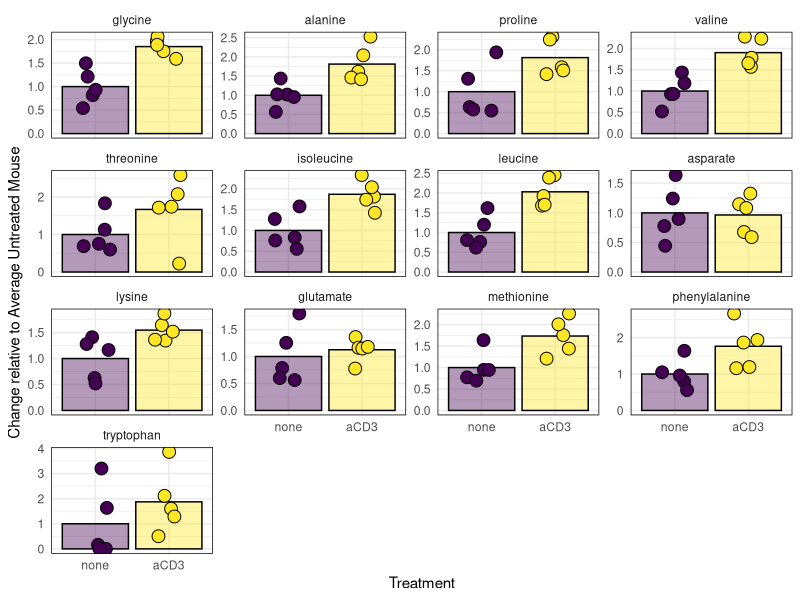
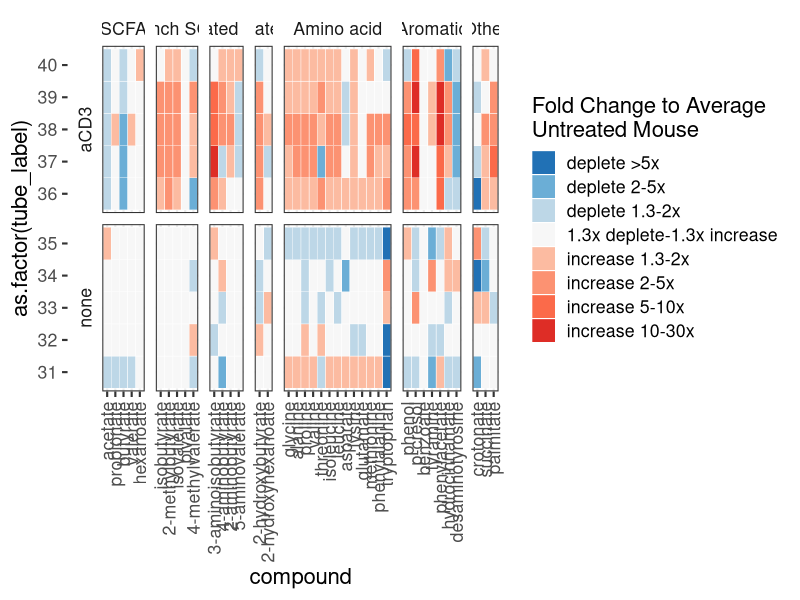
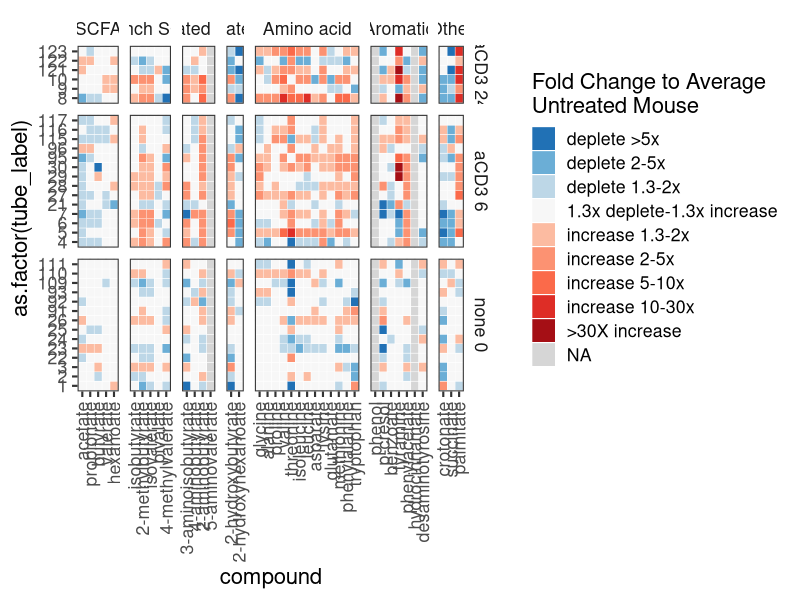
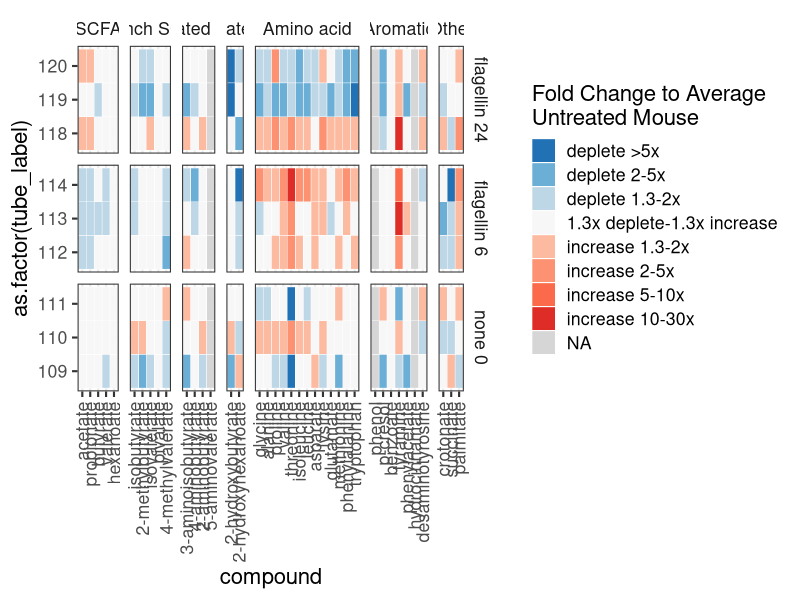
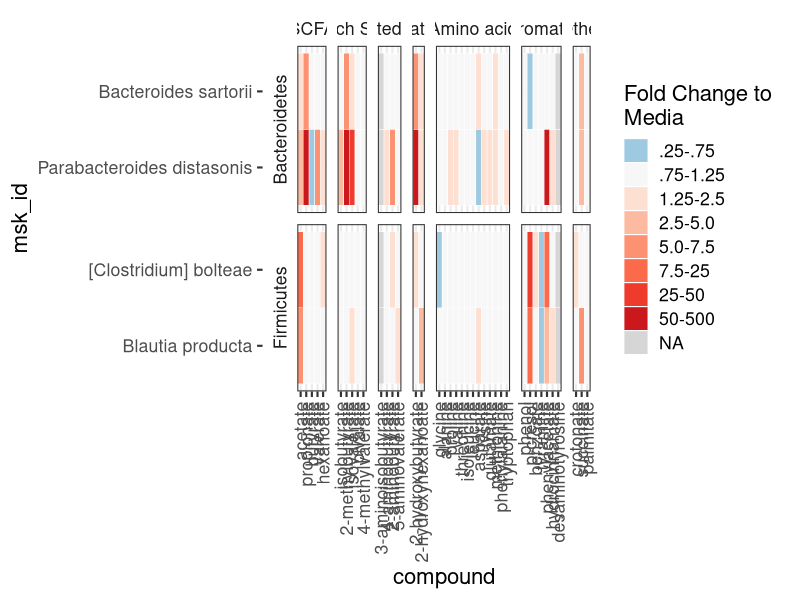

Write R code to recreate these figures, in order. (Note: this script raises an error after producing the figures.)
# Metabolomics Analysis Becattini S. et al Cell Host & Microbe

# 0. Prep: Load Packages -----------------------------------------------------------
library(tidyr)
library(dplyr)
library(cowplot)
library(ggplot2)
library(viridis)
library(reshape2)
library(scales)
library("RColorBrewer")

setwd('/Users/becattis/Desktop/CHM revision/Scripts to be uploaded/Matt/')
# 0. Prep: Functions and Colors ----------------------------------------------------


'%!in%' <- function(x,y)!('%in%'(x,y))

# Load Heatmap colors
  bin_values <- read.csv(file="bin_values.csv",header=TRUE,sep=",")
  bin_values$bin_value <- as.character(bin_values$bin_value)
  bin_values$color <- as.character(bin_values$color)
  bin.colors <- bin_values$color
  names(bin.colors) <- bin_values$bin_value

# 0. Prep: Load Compounds/Metadata -------------------------------------------------

# Load compound information
  master_compound_list<- read.csv(file="master_compound_list.csv",header=TRUE,sep=",")%>%
    select(-X)

# Load metadata for mouse experiments
  mouse_meta_data <- read.csv(file="mouse_meta_data.csv",header=TRUE,sep=",")%>%
    select(-X)

# Load metadata for  in vitro CBBP growth 

  in_vitro_meta_data <- read.csv(file="in_vitro_meta_data.csv",header=TRUE,sep=",")%>%
    select(-X)

# 0. Prep: Load GCMS Data --------------------------------------------------

# Load metabolite values from in vivo SPF and CBBP experiments 
  # then join with compound information
  
  mouse_master_clean <- read.csv(file="murine_metabolomics_data.csv",header=TRUE,sep=",")%>%
    select(-X)%>%
    inner_join(master_compound_list)

# Load metabolite values from in vitro CBBP experiments 
  # then join with compound information
  in_vitro_metabolites <- read.csv(file="in_vitro_metabolites.csv") %>%
    select(-X)%>%
    inner_join(master_compound_list)

# 1. In vivo experiments: Normalization to Internal Standards -------------------------------------

mouse_master_clean <- mouse_master_clean %>%
  dplyr::mutate(tube_label=as.numeric(gsub("c","",sample)))

# Generate normalization factors for each sample/injection based on internal standards 
  mouse_normalization_factors <- mouse_master_clean %>%
    inner_join(mouse_meta_data,by=c("run"="run","tube_label"="tube_label"))%>%
    filter(type=="ISTD") %>%
    dplyr::group_by(run,dilution,compound) %>%
    dplyr::mutate(compound_average=mean(value)) %>%
    dplyr::ungroup() %>%
    dplyr::mutate(norm_compound = value/compound_average) %>%
    dplyr::mutate(label=paste(run,tube_label,dilution)) %>%
    dplyr::group_by(run,dilution,tube_label)%>%
    dplyr::summarise(normalization_factor=mean(norm_compound))


# 2. Antibiotic Naive (SPF) experiment data processing--------------------------------------------

# Calculate average normalized peak area for each compound in control mouse group
  antibiotic_naive_controls <- mouse_master_clean %>%
    inner_join(mouse_normalization_factors,by=c("run"="run","tube_label"="tube_label","dilution"="dilution"))%>%
    filter(type!="ISTD")%>%
    inner_join(mouse_meta_data,by=c("run"="run","tube_label"="tube_label"))%>%
    dplyr::mutate(norm_value=value/normalization_factor)%>%
    filter(experiment=="SB193")%>%
    filter(Treament=="none")%>%
    dplyr::group_by(compound)%>%
    dplyr::summarise(control_average=mean(norm_value))

# Calculate fold change relative to average control mouse group value
  antibiotic_naive_df <- mouse_master_clean %>%
    inner_join(mouse_normalization_factors,by=c("run"="run","tube_label"="tube_label","dilution"="dilution"))%>%
    filter(type!="ISTD")%>%
    inner_join(mouse_meta_data,by=c("run"="run","tube_label"="tube_label"))%>%
    dplyr::mutate(norm_value=value/normalization_factor)%>%
    filter(experiment=="SB193")%>%
    inner_join(antibiotic_naive_controls,by="compound") %>%
    dplyr::mutate(fold_change = norm_value/control_average)%>%
    mutate(bin_value=cut(fold_change,breaks=c(-1,0.2,.5,(1/1.3),1.3,2,5,10,30,500),
                         labels=c("deplete >5x",
                                  "deplete 2-5x",
                                  "deplete 1.3-2x",
                                  "1.3x deplete-1.3x increase",
                                  "increase 1.3-2x","increase 2-5x",
                                  "increase 5-10x","increase 10-30x",
                                  ">30X")))

#Organize factor levels, clean up compound names 
  antibiotic_naive_df$Treament <- factor(antibiotic_naive_df$Treament,levels=c("none","aCD3"))
  antibiotic_naive_df$compound <- gsub("X","",antibiotic_naive_df$compound)
  antibiotic_naive_df$compound <- gsub("\\.","-",antibiotic_naive_df$compound)
  antibiotic_naive_df$type <- gsub("_"," ",antibiotic_naive_df$type)
  antibiotic_naive_df$type <- factor(antibiotic_naive_df$type,levels=c("SCFA","Branch SCFA","Aminated SCFA","Hydroxylated SCFA","Amino acid","Aromatic","Other"))
  antibiotic_naive_df$compound <- reorder(antibiotic_naive_df$compound,antibiotic_naive_df$molecular_weight)



# 3. Plots of Antibiotic Naive (SPF) Mice ---------------------------------

  
aa_plot <- antibiotic_naive_df %>%
  filter(type=="Amino acid")%>%
  ggplot(aes(x=Treament,y=fold_change,fill=Treament))+
    facet_wrap(~compound,ncol=4,scales="free_y")+
    geom_bar(stat="summary",fun=mean,alpha=.4,color="black")+
    geom_jitter(pch=21,size=4,color="black",width=.2)+
    scale_fill_viridis(discrete = TRUE)+
    ylab(label="Change relative to Average Untreated Mouse")+
    xlab(label="Treatment")+
    theme_minimal()+
    theme(legend.position = "none",
          panel.border = element_rect(fill=NA,color="black",size=.5))
aa_plot



Supplemental_Fig_6c <- ggplot(antibiotic_naive_df,aes(x=compound,y=as.factor(tube_label),fill=bin_value))+
  geom_tile(color="white",size=.15)+
  scale_fill_manual(values=bin.colors)+
  facet_grid(factor(Treament, levels = c('aCD3','none'))~ type, scales="free",space="free",switch = "y")+
  labs(fill="Fold Change to Average \nUntreated Mouse")+
  theme_bw(base_size = 16) + 
  theme(strip.background = element_blank(),
        axis.text.x = element_text(angle = 90, vjust = 0.5, hjust=1))
  

pdf('Supplemental_Fig_6c.pdf', width = 10, height = 4)
Supplemental_Fig_6c
dev.off()


# 4. Antibiotic treated (CBBP) experiment data processing --------------------------------------------------

# Calculate average normalized peak area for each compound in control mouse group
  cbbp_controls <- mouse_master_clean %>%
    inner_join(mouse_normalization_factors,by=c("run"="run","tube_label"="tube_label","dilution"="dilution"))%>%
    filter(type!="ISTD")%>%
    inner_join(mouse_meta_data,by=c("run"="run","tube_label"="tube_label"))%>%
    dplyr::mutate(norm_value=value/normalization_factor)%>%
    filter(Group=="4mix")%>%
    filter(Treament=="none")%>%
    filter(group!="antibiotic_naive")%>%
    dplyr::group_by(experiment,compound)%>%
    dplyr::summarise(control_average=mean(norm_value))

# Calculate fold change relative to average control mouse group value
cbbp_df <- mouse_master_clean %>%
  inner_join(mouse_normalization_factors,by=c("run"="run","tube_label"="tube_label","dilution"="dilution"))%>%
  filter(type!="ISTD")%>%
  inner_join(mouse_meta_data,by=c("run"="run","tube_label"="tube_label"))%>%
  dplyr::mutate(norm_value=value/normalization_factor)%>%
  filter(Group=="4mix")%>%
  filter(Mouse_type=="Antibiotic")%>%
  inner_join(cbbp_controls,by=c("compound"="compound","experiment"="experiment")) %>%
  dplyr::mutate(fold_change = norm_value/control_average) 

# Remove compounds not robustly detected in these mice
  cbbp_df$fold_change <- ifelse(cbbp_df$group=="C",NA,cbbp_df$fold_change)

# Cut values into bins for heatmap
  cbbp_df <- cbbp_df %>%
    mutate(bin_value=cut(fold_change,breaks=c(-1,0.2,.5,(1/1.3),1.3,2,5,10,30,max(mouse_master_clean$value)),
                         labels=c("deplete >5x",
                                  "deplete 2-5x",
                                  "deplete 1.3-2x",
                                  "1.3x deplete-1.3x increase",
                                  "increase 1.3-2x",
                                  "increase 2-5x",
                                  "increase 5-10x",
                                  "increase 10-30x",
                                  ">30X increase")))


# Clean up compound names, reorder compounds by molecular weight, order the compound types
  cbbp_df$plot_order <- paste(as.character(cbbp_df$Treament),as.character(cbbp_df$Time))
  cbbp_df$plot_order <- factor(cbbp_df$plot_order,levels=c("none 0","aCD3 6","aCD3 24","flagellin 6","flagellin 24"))
  cbbp_df$compound <- gsub("X","",cbbp_df$compound)
  cbbp_df$compound <- gsub("\\.","-",cbbp_df$compound)
  cbbp_df$type <- gsub("_"," ",cbbp_df$type)
  cbbp_df$type <- factor(cbbp_df$type,levels=c("SCFA","Branch SCFA","Aminated SCFA","Hydroxylated SCFA","Amino acid","Aromatic","Other"))
  cbbp_df$compound <- reorder(cbbp_df$compound,cbbp_df$molecular_weight)

cbbp_df_CD3 <- cbbp_df %>%
  filter(Treament!="flagellin")
cbbp_df_flagellin <- cbbp_df %>%
  filter(Treament!="aCD3")%>%
  filter(experiment=="SB093")


# 5. Antibiotic treated (CBBP) experiment plots ---------------------------


Supplemental_Fig_6a<- ggplot(cbbp_df_CD3,aes(x=compound,y=as.factor(tube_label),fill=bin_value))+
  geom_tile(color="white",size=.15)+
  scale_fill_manual(values=bin.colors,na.value="#D6D6D6")+
  labs(fill="Fold Change to Average\nUntreated Mouse")+
  facet_grid(factor(plot_order, levels = c('aCD3 24','aCD3 6','none 0'))~type,
             scales="free",space="free")+
  #scale_x_discrete(breaks=figure_2A_heat_df$properorder,labels=figure_2A_heat_df$species)+
  theme_bw(base_size = 16) + 
  theme(strip.background = element_blank(),
        axis.text.x = element_text(angle = 90, vjust = 0.5, hjust=1))


pdf('Supplemental_Fig_6a.pdf', width = 10, height = 7)
Supplemental_Fig_6a
dev.off()

Supplemental_Fig_6b<- ggplot(cbbp_df_flagellin,aes(x=compound,y=as.factor(tube_label),fill=bin_value))+
  geom_tile(color="white",size=.15)+
  scale_fill_manual(values=bin.colors,na.value="#D6D6D6")+
  labs(fill="Fold Change to Average\nUntreated Mouse")+
  facet_grid(factor(plot_order, levels = c('flagellin 24','flagellin 6','none 0'))~type,
             scales="free",space="free")+
  theme_bw(base_size = 16) + 
  theme(strip.background = element_blank(),
        axis.text.x = element_text(angle = 90, vjust = 0.5, hjust=1))

pdf('Supplemental_Fig_6b.pdf', width = 10, height = 4)
Supplemental_Fig_6b
dev.off()


# 6. In vitro experiments: Normalization to Internal Standards----------------------------------------------------------------

invitro_normalization_factors <- in_vitro_metabolites %>%
  inner_join(in_vitro_meta_data,by=c("experiment"="experiment","tube_label"="tube_label"))%>%
  filter(type=="ISTD") %>%
  dplyr::group_by(experiment,dilution,compound) %>%
  dplyr::mutate(compound_average=mean(value)) %>%
  dplyr::ungroup() %>%
  dplyr::mutate(norm_compound = value/compound_average) %>%
  dplyr::mutate(label=paste(experiment,tube_label,dilution)) %>%
  dplyr::group_by(experiment,dilution,tube_label)%>%
  dplyr::summarise(normalization_factor=mean(norm_compound))


# 7. In vitro experiment data processing ---------------------------------

# Calculate average normalized peak area for each compound in BHI media control
  invitro_media_averages <- in_vitro_metabolites %>%
    inner_join(invitro_normalization_factors,by=c("experiment"="experiment",
                                             "dilution"="dilution",
                                             "tube_label"="tube_label")) %>%
    inner_join(in_vitro_meta_data,by=c("experiment"="experiment","tube_label"="tube_label"))%>%
    dplyr::mutate(final_value=value/normalization_factor) %>%
    filter(type!="ISTD")%>%
    filter(class=="Media")%>%
    dplyr::group_by(experiment,compound,dilution)%>%
    dplyr::summarise(media_average=mean(final_value))    

# Calculate fold change relative to average control mouse group value
  invitro_df <- in_vitro_metabolites %>%
    inner_join(invitro_normalization_factors,by=c("experiment"="experiment",
                                             "dilution"="dilution",
                                             "tube_label"="tube_label")) %>%
    inner_join(in_vitro_meta_data,by=c("experiment"="experiment","tube_label"="tube_label"))%>%
    inner_join(invitro_media_averages,by=c("compound"="compound","dilution"="dilution","experiment"="experiment"))%>%
    dplyr::mutate(final_value=value/normalization_factor) %>%
    dplyr::mutate(fold_change=final_value/media_average)%>%
    filter(class=="Isolate")

# Filter out compounds that are not detected in BHI
  
  invitro_df$fold_change <- ifelse(invitro_df$group=="B",NA,invitro_df$fold_change)

# Cut values into bins for heatmap
  invitro_df<- invitro_df %>%  
    mutate(bin_value=cut(fold_change,breaks=c(-1,.25,.75,1.25,2.5,5.0,7.5,25,50,500),
                         labels=c("0-0.25",".25-.75",
                                  ".75-1.25","1.25-2.5",
                                  "2.5-5.0","5.0-7.5",
                                  "7.5-25","25-50",
                                  "50-500")))

# Label phylum, clean up compound names, order factors
  invitro_df <- invitro_df %>%
    dplyr::mutate(phylum=ifelse(msk_id=="Bacteroides sartorii" | msk_id=="Parabacteroides distasonis",
                                "Bacteroidetes","Firmicutes"))
  invitro_df$compound <- gsub("X","",invitro_df$compound)
  invitro_df$compound <- gsub("\\.","-",invitro_df$compound)
  invitro_df$type <- gsub("_"," ",invitro_df$type)
  invitro_df$type <- factor(invitro_df$type,levels=c("SCFA","Branch SCFA","Aminated SCFA",
                                                     "Hydroxylated SCFA","Amino acid",
                                                     "Aromatic","Other"))
  invitro_df$compound <- reorder(invitro_df$compound,desc(invitro_df$molecular_weight))
  invitro_df$msk_id <- factor(invitro_df$msk_id,levels=c("Parabacteroides distasonis",
                                                         "Bacteroides sartorii",
                                                         "Blautia producta",
                                                         "[Clostridium] bolteae"))


# 8. In vitro CBBP Plots --------------------------------------------------

invitro_df$compound <- reorder(invitro_df$compound,invitro_df$molecular_weight)

Figure_6A <- invitro_df %>%
  filter(time %in% c("48.1","48.2"))%>%
  dplyr::group_by(compound,dilution,type,molecular_weight,class,msk_id,phylum)%>%
  dplyr::summarise(fold_change=mean(fold_change))%>%
  mutate(bin_value=cut(fold_change,breaks=c(-1,.25,.75,1.25,2.5,5.0,7.5,25,50,500),
                       labels=c("0-0.25",".25-.75",".75-1.25","1.25-2.5","2.5-5.0","5.0-7.5", "7.5-25","25-50","50-500")))%>%
  ggplot(aes(x=compound,y=msk_id,fill=bin_value))+
  geom_tile(color="white",size=.15)+
  # scale_fill_brewer()
  scale_fill_manual(values = bin.colors,na.value="#D6D6D6")+
  # scale_fill_viridis(discrete = TRUE)+
  facet_grid(phylum~type,scales="free",space="free",switch = "y")+
  labs(fill="Fold Change to \nMedia")+
  theme_bw(base_size = 16) + 
  theme(strip.background = element_blank(),
        axis.text.x = element_text(angle = 90, vjust = 0.5, hjust=1))

pdf('Figure_6A.pdf', width=10, height = 3.5)
Figure_6A
dev.off()

# 9. Bar plots


Figure_6B <- cbbp_df %>%
  filter(Treament!="flagellin") %>% 
  arrange(compound) %>%
  ggplot(aes(x=plot_order,y=fold_change,fill=plot_order))+ 
  facet_wrap(~factor(compound),ncol=13,scales="free_y")+   #type~compound if you want them grouped by class of molecule
  geom_bar(stat="summary",fun.y="mean",alpha=.4,color="black")+
  geom_jitter(pch=21,size=2,color="black",width=.2)+
  scale_fill_jco()+
  ylab(label="Change relative to Average Untreated Mouse")+
  theme_minimal(base_size = 14)+
  theme(legend.position = "none",
        #     strip.text.x = element_blank(),
        panel.border = element_rect(fill=NA,color="black",size=.5)) +    
  stat_compare_means(label = "p.signif", method = "wilcox.test",
                     ref.group = "none 0")

Figure_6B


Figure_6C <- antibiotic_naive_df %>%
  ggplot(aes(x=Treament,y=fold_change,fill=Treament))+
  facet_wrap(.~compound,ncol=13,scales="free_y")+
  geom_bar(stat="summary",fun.y="mean",alpha=.4,color="black")+
  geom_jitter(pch=21,size=2,color="black",width=.2)+
  scale_fill_jco()+
  ylab(label="Change relative to Average Untreated Mouse")+
  theme_minimal(base_size = 14)+
  theme(legend.position = "none",
        #     strip.text.x = element_blank(),
        panel.border = element_rect(fill=NA,color="black",size=.5)) +    
  stat_compare_means(label = "p.signif", method = "wilcox.test",
                     ref.group = "none")

Figure_6C 
